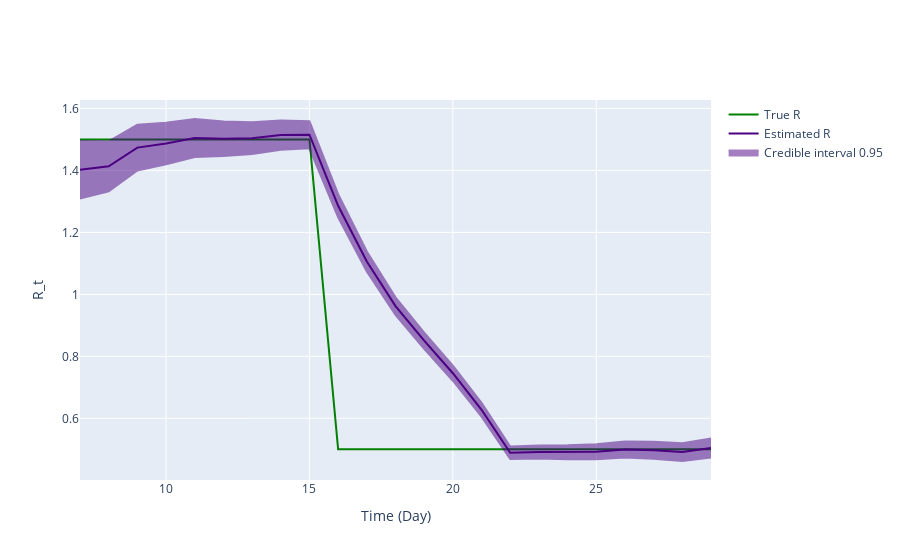

The notebook cell this image was saved under:
### Code cell
fig = ReproductionNumberPlot()

fig.add_ground_truth_rt(ground_truth)
fig.add_interval_rt(interval2)

fig.update_labels(time_label='Time (Day)', r_label='R_t')

fig.show_figure()

### Figure 1 — Plotly figure (JSON) as saved in the notebook; plotly's stock layout.template omitted (floating-point values rounded to 4 significant figures)
{"data": [{"line": {"color": "green"}, "mode": "lines", "name": "True R", "type": "scatter", "x": [7, 8, 9, 10, 11, 12, 13, 14, 15, 16, 17, 18, 19, 20, 21, 22, 23, 24, 25, 26, 27, 28, 29], "y": [1.5, 1.5, 1.5, 1.5, 1.5, 1.5, 1.5, 1.5, 1.5, 0.5, 0.5, 0.5, 0.5, 0.5, 0.5, 0.5, 0.5, 0.5, 0.5, 0.5, 0.5, 0.5, 0.5]}, {"line": {"color": "indigo"}, "mode": "lines", "name": "Estimated R", "type": "scatter", "x": [7, 8, 9, 10, 11, 12, 13, 14, 15, 16, 17, 18, 19, 20, 21, 22, 23, 24, 25, 26, 27, 28, 29], "y": [1.402, 1.413, 1.474, 1.487, 1.505, 1.502, 1.504, 1.514, 1.515, 1.286, 1.106, 0.9621, 0.8505, 0.7455, 0.6274, 0.4886, 0.4909, 0.4905, 0.4923, 0.4993, 0.4966, 0.491, 0.504]}, {"fill": "toself", "fillcolor": "indigo", "line": {"color": "indigo"}, "mode": "lines", "name": "Credible interval 0.95", "opacity": 0.5, "type": "scatter", "x": [7, 8, 9, 10, 11, 12, 13, 14, 15, 16, 17, 18, 19, 20, 21, 22, 23, 24, 25, 26, 27, 28, 29, 29, 28, 27, 26, 25, 24, 23, 22, 21, 20, 19, 18, 17, 16, 15, 14, 13, 12, 11, 10, 9, 8, 7], "y": [1.495, 1.494, 1.547, 1.554, 1.566, 1.558, 1.555, 1.561, 1.559, 1.323, 1.138, 0.9906, 0.8766, 0.7697, 0.6497, 0.5087, 0.512, 0.513, 0.5165, 0.5252, 0.524, 0.5198, 0.5346, 0.4734, 0.4622, 0.4691, 0.4733, 0.4682, 0.4681, 0.4699, 0.4684, 0.605, 0.7213, 0.8244, 0.9336, 1.074, 1.249, 1.471, 1.467, 1.453, 1.446, 1.443, 1.42, 1.4, 1.333, 1.309]}], "layout": {"hovermode": "x unified", "xaxis": {"title": {"text": "Time (Day)"}}, "yaxis": {"title": {"text": "R_t"}}}}
